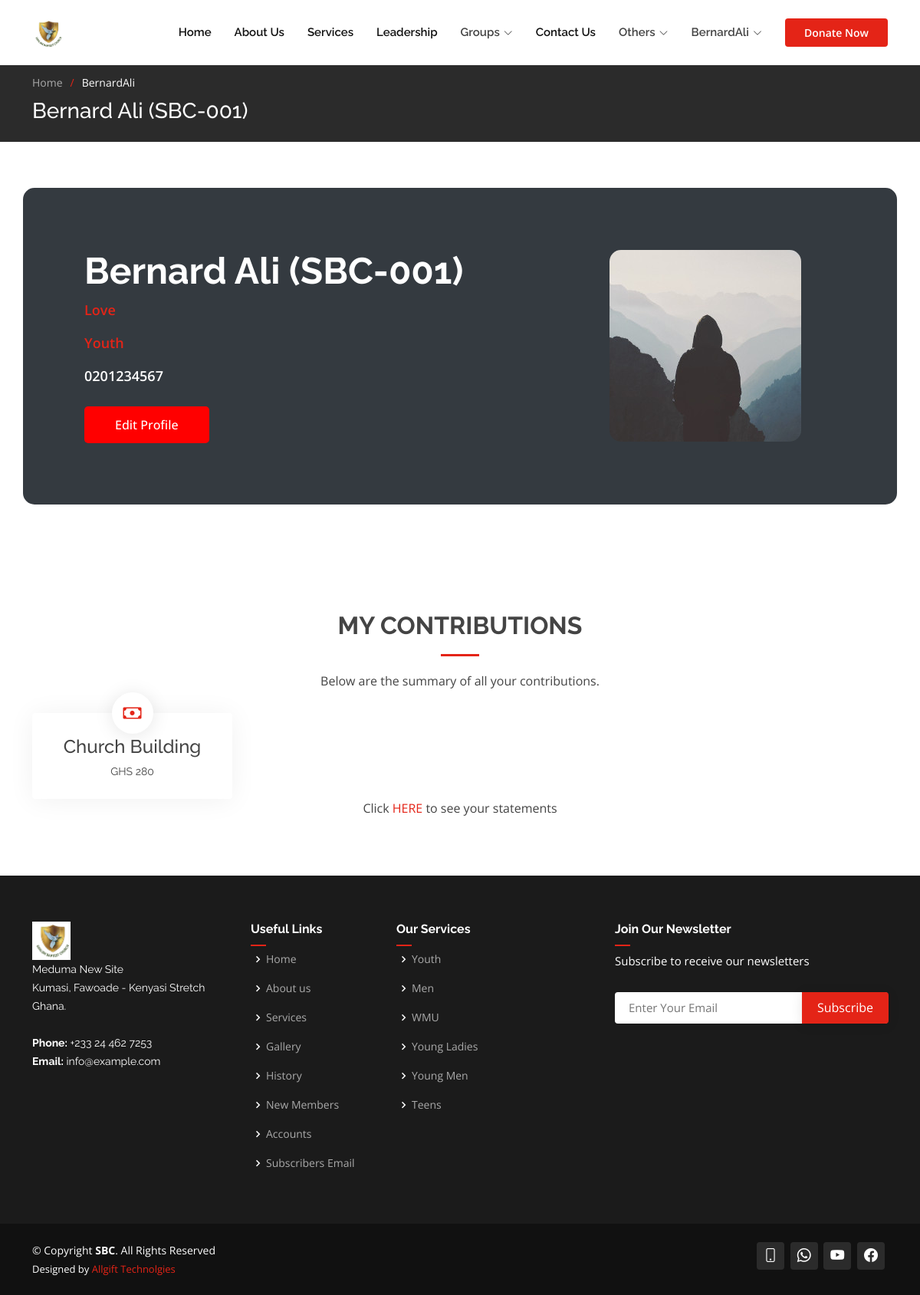
The app's page /BernardAli/ (signed in) with its own data.
### authy/models.py (models this page shows, shortened)
class Profile(models.Model):
    user = models.OneToOneField(User, on_delete=models.CASCADE, related_name='profile')
    full_name = models.CharField(max_length=50)
    gender = models.CharField(max_length=50, choices=GENDER_CHOICES, null=True, blank=True)
    blood_group = models.CharField(max_length=50, choices=BLOOD_CHOICES, null=True, blank=True)
    place_of_residence = models.CharField(max_length=50)
    birth_date = models.DateField(null=True, blank=True)
    work_status = models.CharField(max_length=50, choices=WORK_STATUS_CHOICES, default='Student')
    organisation_name = models.CharField(max_length=50, null=True, blank=True)
    education_level = models.CharField(max_length=50, choices=EDUCATION_LEVEL_CHOICES, null=True, blank=True)
    image = models.ImageField(default='default.jpg', upload_to='profile_pics', null=True, blank=True)
    created = models.DateField(auto_now_add=True)
    hometown = models.CharField(max_length=50, null=True, blank=True)
    marital_status = models.CharField(max_length=20, choices=MARRIAGE_STATUS_CHOICE, default='Single')
    spouse = models.CharField(max_length=50, null=True, blank=True)
    no_of_children = models.IntegerField(null=True, blank=True)
    phone_no = models.CharField(max_length=20)
    email = models.CharField(max_length=50, null=True, blank=True)
    father_name = models.CharField(max_length=100, null=True, blank=True)
    father_alive = models.CharField(max_length=3, choices=YES_NO_CHOICES, default='Yes')
    mother_name = models.CharField(max_length=100, null=True, blank=True)
    mother_alive = models.CharField(max_length=3, choices=YES_NO_CHOICES, default='Yes')
    next_of_kin_contact = models.CharField(max_length=20, null=True, blank=True)
    date_joined = models.DateField(null=True, blank=True)
    baptism = models.CharField(max_length=10, choices=BAPTISM_CHOICES, default='Not Yet')
    family = models.ForeignKey(Family, on_delete=models.DO_NOTHING, null=True, blank=True, related_name='family')
    auxiliary = models.ForeignKey(Auxiliaries, on_delete=models.DO_NOTHING, null=True, blank=True)
    ministry = models.ForeignKey(Ministries, on_delete=models.DO_NOTHING, null=True, blank=True)
    is_deacon = models.BooleanField(default=False)
    is_council_member = models.BooleanField(default=False)

### core/models.py (models this page shows, shortened)
class Family(models.Model):
    name = models.CharField(max_length=255)
    contact = models.CharField(max_length=13, blank=True, null=True)
    location = models.TextField(blank=True, null=True)
    speech = models.TextField(blank=True, null=True)
    deacon = models.ImageField(default='group.png', upload_to='auxiliaries', blank=True, null=True)
    group_img = models.ImageField(default='group.png', upload_to='auxiliaries', blank=True, null=True)
    contribution_target = models.DecimalField(max_digits=8, decimal_places=2, blank=True, null=True)
    def get_absolute_url(self):
        return reverse('family_details', args=[str(self.id)])
    def __str__(self):
        return self.name

class Auxiliaries(models.Model):
    name = models.CharField(max_length=255)
    designation = models.CharField(max_length=255, blank=True, null=True)
    about_us = models.TextField(blank=True, null=True)
    mission = models.TextField(blank=True, null=True)
    speech = models.TextField(blank=True, null=True)
    deacon = models.ImageField(default='group.png', upload_to='auxiliaries', blank=True, null=True)
    group_img = models.ImageField(default='group.png', upload_to='auxiliaries', blank=True, null=True)
    contribution_target = models.DecimalField(max_digits=8, decimal_places=2, blank=True, null=True)
    def get_absolute_url(self):
        return reverse('aux_details', args=[str(self.id)])
    def __str__(self):
        return self.name

### authy/views.py (the view, shortened to what this page needs)
# urls.py: path('<username>/', authy_views.profile, name='profile'),
@login_required
def profile(request, username):
    auxiliaries = Auxiliaries.objects.all()
    families = Family.objects.all()
    ministries = Ministries.objects.all()
    user = get_object_or_404(User, username=username)
    profile = Profile.objects.get(user=user)
    payment_summary = CashFlowHistory.objects.values('item_name').annotate(dcount=Sum('amount')).filter(received_from=profile)
    birth_date = profile.birth_date == date.today() and datetime.now().hour == 12 and datetime.now().minute == 3
    context = {
        'profile': profile,
        'auxiliaries': auxiliaries,
        'families': families,
        'ministries': ministries,
        'payment_summary': payment_summary
    }
    return render(request, 'authy/profile.html', context)

### core/models.py (called while the page is built)
    def get_absolute_url(self):
        return reverse('min_details', args=[str(self.id)])

### templates/authy/profile.html
{% extends 'base.html' %}
{% load static %}
{% load crispy_forms_tags %}
{% block content %}
      <section class="breadcrumbs">
        <div class="container">
          <ol>
            <li><a href="{% url 'home' %}">Home</a></li>
            <li>{{ profile.user.username }}</li>
          </ol>
          <h2>{{ profile.full_name }} (SBC-00{{profile.id}})</h2>
        </div>
      </section>
    <section id="cta" class="cta">
      <div class="container" data-aos="zoom-out">
        <div class="row g-5">
          <div class="col-lg-8 col-md-6 content d-flex flex-column justify-content-center order-last order-md-first">
            <h3><em>{{ profile.full_name }}</em> (SBC-00{{ profile.id }})</h3>
            <p><a href="{{ profile.family.get_absolute_url }}">{{ profile.family }}</a></p>
            <p><a href="{{ profile.auxiliary.get_absolute_url }}">{{ profile.auxiliary }}</a></p>
            <p>{{ profile.phone_no }}</p>
            {% if profile.full_name %}
              {% if user.is_authenticated %}
              <a class="cta-btn align-self-start" href="{% url 'edit_profile' profile.user %}">Edit Profile</a>
              {% endif %}
            {% else %}
              <p>Complete your profile</p>
              {% if user.is_authenticated %}
              <a class="cta-btn align-self-start" href="{% url 'edit_profile' profile.user %}">Complete Profile</a>
              {% endif %}
            {% endif %}
          </div>
          <div class="col-lg-4 col-md-6 order-first order-md-last d-flex align-items-center">
            <div class="img">
              <img src="{{ profile.image.url }}" alt="" class="img-fluid">
            </div>
          </div>
        </div>
      </div>
    </section>
    <section id="counts" class="counts">
      <div class="container" data-aos="fade-up">
          <div class="section-title">
              <h2>My Contributions</h2>
              <p>Below are the summary of all your contributions.</p>
            </div>
        <div class="row">
            {% for payments in payment_summary %}
                  <div class="col-lg-3 col-md-6">
                    <div class="count-box">
                      <i class="bi bi-cash color-cyan"></i>
                        <h4>{{payments.item_name}}</h4>
                        <p>GHS {{payments.dcount}}</p>
                    </div>
                  </div>
            {% empty %}
              <p>No payments recorded</p>
            {% endfor %}
        </div>
          {% if user.is_authenticated and request.user.id == profile.user.id %}
            <p style="text-align:center;">Click <a href="{% url 'statements' profile.id %}">HERE</a> to see your statements</p>
          {% endif %}
      </div>
    </section>
{% endblock content %}

### templates/base.html (shortened to what this page needs)
{% load static %}
<!DOCTYPE html>
<html lang="en">
<head>
  <link href="{% static 'assets/vendor/aos/aos.css' %}" rel="stylesheet">
  <link href="{% static 'assets/vendor/bootstrap/css/bootstrap.min.css' %}" rel="stylesheet">
  <link href="{% static 'assets/vendor/bootstrap-icons/bootstrap-icons.css' %}" rel="stylesheet">
  <link href="{% static 'assets/vendor/boxicons/css/boxicons.min.css' %}" rel="stylesheet">
  <link href="{% static 'assets/vendor/glightbox/css/glightbox.min.css' %}" rel="stylesheet">
  <link href="{% static 'assets/vendor/remixicon/remixicon.css' %}" rel="stylesheet">
  <link href="{% static 'assets/vendor/swiper/swiper-bundle.min.css' %}" rel="stylesheet">
  <link href="{% static 'assets/css/style.css' %}" rel="stylesheet">
</head>
<body>
  <header id="header" class="fixed-top d-flex align-items-center">
    <div class="container d-flex align-items-center">
       <a href="{% url 'home' %}" class="logo me-auto"><img src="{% static 'assets/img/shalom_logo.png' %}" alt=""></a>
      <nav id="navbar" class="navbar order-last order-lg-0">
        <ul>
          <li><a href="{% url 'home' %}#hero">Home</a></li>
          <li><a href="{% url 'home' %}#about">About Us</a></li>
          <li><a href="{% url 'home' %}#services">Services</a></li>
          <li><a href="{% url 'home' %}#team">Leadership</a></li>
          <li class="dropdown"><a><span>Groups</span> <i class="bi bi-chevron-down"></i></a>
          </li>
          <li><a href="{% url 'home' %}#contact">Contact Us</a></li>
          <li class="dropdown"><a><span>Others</span> <i class="bi bi-chevron-down"></i></a>
          </li>
           {% if user.is_authenticated%}
           <li class="dropdown"><a><span>{{user.username}}</span> <i class="bi bi-chevron-down dropdown-indicator"></i></a>
          </li>
          {% else %}
          <li><a href="{% url 'login' %}">Login</a></li>
          {% endif %}
        </ul>
      </nav>
      {% if user.is_authenticated%}
        <a href="" class="get-started-btn scrollto">Donate Now</a>
      {% else %}
        <a href="{% url 'join' %}" class="get-started-btn scrollto">Join Now</a>
      {% endif %}
    </div>
  </header>
  {% block content %}
  {% endblock content %}
  <footer id="footer">
    <div class="footer-top">
      <div class="container">
        <div class="row">
          <div class="col-lg-3 col-md-6 footer-contact">
            <a href="{% url 'home' %}" class="logo me-auto"><img src="{% static 'assets/img/shalom_logo.png' %}" alt="" height="50"></a>
            <p>
              Meduma New Site <br>
              Kumasi, Fawoade - Kenyasi Stretch<br>
              Ghana. <br><br>
              <strong>Phone:</strong> +233 24 462 7253<br>
              <strong>Email:</strong> info@example.com<br>
            </p>
          </div>
          <div class="col-lg-2 col-md-6 footer-links">
            <h4>Useful Links</h4>
            <ul>
              <li><i class="bx bx-chevron-right"></i> <a href="{% url 'home' %}">Home</a></li>
              <li><i class="bx bx-chevron-right"></i> <a href="{% url 'home' %}#about">About us</a></li>
              <li><i class="bx bx-chevron-right"></i> <a href="{% url 'home' %}#services">Services</a></li>
              <li><i class="bx bx-chevron-right"></i> <a href="{% url 'gallery' %}">Gallery</a></li>
              <li><i class="bx bx-chevron-right"></i> <a href="{% url 'history' %}">History</a></li>
              {% if user.is_authenticated and  user.is_staff %}
                <li><i class="bx bx-chevron-right"></i> <a href="{% url 'join_accepted' %}">New Members</a></li>
                <li><i class="bx bx-chevron-right"></i> <a href="{% url 'account_home' %}">Accounts</a></li>
                <li><i class="bx bx-chevron-right"></i> <a href="{% url 'subscribers_mail' %}">Subscribers Email</a></li>
              {% endif %}
            </ul>
          </div>
          <div class="col-lg-3 col-md-6 footer-links">
            <h4>Our Services</h4>
            <ul>
              {% for aux in auxiliaries%}
                <li><i class="bx bx-chevron-right"></i> <a href="{{aux.get_absolute_url}}">{{aux.name}}</a></li>
              {% endfor %}
            </ul>
          </div>
          <div class="col-lg-4 col-md-6 footer-newsletter">
            <h4>Join Our Newsletter</h4>
            <p>Subscribe to receive our newsletters</p>
            <form action="{% url 'subscribers' %}" method="post">
              <input type="email" name="email" placeholder="Enter Your Email">
              <input type="submit" value="Subscribe">
            </form>
          </div>
        </div>
      </div>
    </div>
    <div class="container d-md-flex py-4">
      <div class="me-md-auto text-center text-md-start">
        <div class="copyright">
          &copy; Copyright <strong><span>SBC</span></strong>. All Rights Reserved
        </div>
        <div class="credits">
          Designed by <a href="https://allgifttechnologies.com/">Allgift Technolgies</a>
        </div>
      </div>
      <div class="social-links text-center text-md-end pt-3 pt-md-0">
        {% if user.is_authenticated %}
            <a href="tel:+233244627253" class="google-plus"><i class="bi bi-phone"></i></a>
          {% else %}
            <a href="tel:+233244627253" class="google-plus"><i class="bi bi-phone"></i></a>
          {% endif %}
          <a href="https://api.whatsapp.com/send?phone=233244627253" class="google-plus"><i class="bi bi-whatsapp"></i></a>
          <a href="https://www.youtube.com/@shalombaptistchurch6140/videos" class="google-plus" target="_blank"><i class="bi bi-youtube"></i></a>
          <a href="https://web.facebook.com/baptistshalom?_rdc=1&_rdr" class="facebook" target="_blank"><i class="bi bi-facebook"></i></a>
      </div>
    </div>
  </footer>
</body>
</html>

### records on screen
Profile: user.username "BernardAli", full_name "Bernard Ali", id "1", family "Love", auxiliary "Youth", phone_no "0201234567", image (placeholder picture)
Auxiliaries: name "Youth"
Auxiliaries: name "Men"
Auxiliaries: name "WMU"
Auxiliaries: name "Young Ladies"
Auxiliaries: name "Young Men"
Auxiliaries: name "Teens"

### other values on screen
{{ user.username }} "BernardAli"
{{ payments.item_name }} "Church Building"
{{ payments.dcount }} "280"
